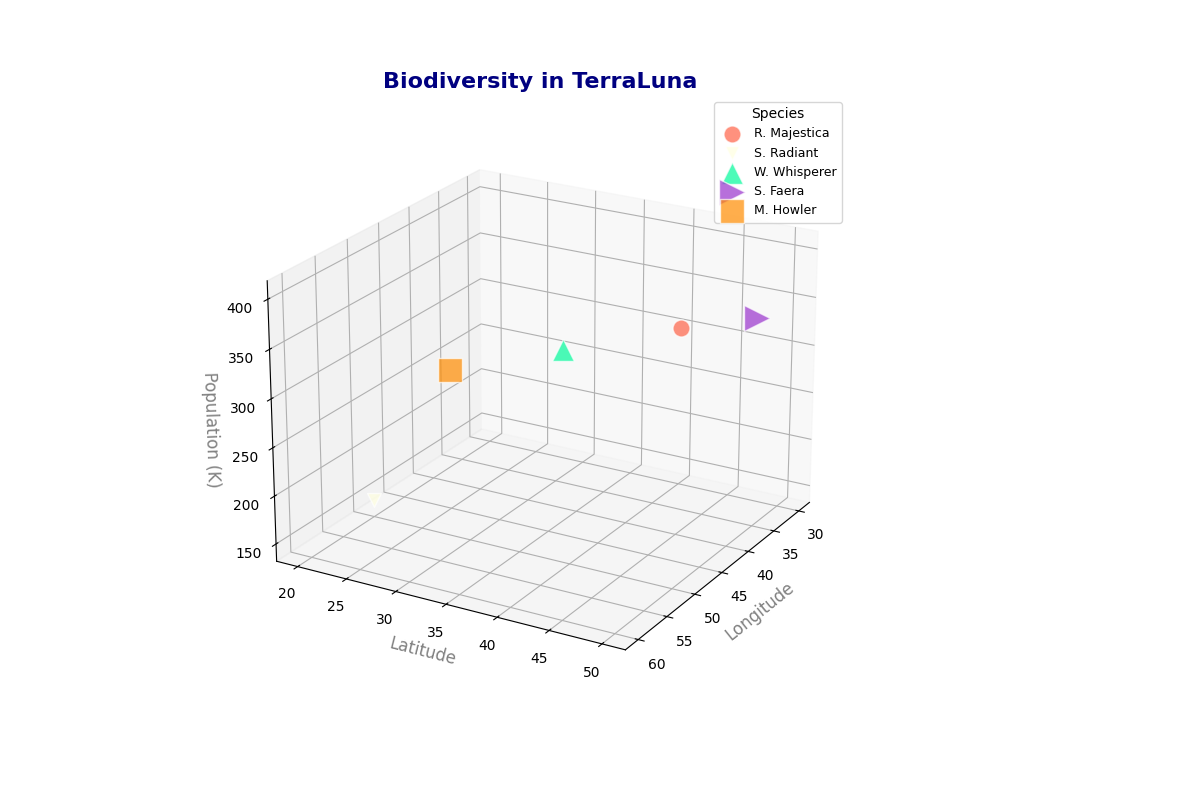

This chart was generated by the following Python code:
import matplotlib.pyplot as plt
import numpy as np
from mpl_toolkits.mplot3d import Axes3D

species_names = ['R. Majestica', 'S. Radiant', 'W. Whisperer', 
                 'S. Faera', 'M. Howler']

species_data = [
    [30, 40, 300, 150],
    [50, 20, 150, 100],
    [60, 45, 400, 250],
    [35, 50, 350, 350],
    [45, 25, 280, 300]
]

longitudes = [data[0] for data in species_data]
latitudes = [data[1] for data in species_data]
populations = [data[2] for data in species_data]
impacts = [data[3] for data in species_data]

colors = ['#FF6347', '#FFFFE0', '#00FA9A', '#9932CC', '#FF8C00']
markers = ['o', 'v', '^', '>', 's']

fig = plt.figure(figsize=(12, 8))
ax = fig.add_subplot(111, projection='3d')

for i, species in enumerate(species_names):
    ax.scatter(longitudes[i], latitudes[i], populations[i], s=impacts[i], c=colors[i],
               label=species, alpha=0.7, edgecolors='w', marker=markers[i])

ax.set_xlabel('Longitude', fontsize=12, color='gray')
ax.set_ylabel('Latitude', fontsize=12, color='gray')
ax.set_zlabel('Population (K)', fontsize=12, color='gray')
ax.set_title('Biodiversity in TerraLuna', fontsize=16, color='navy', fontweight='bold')

ax.legend(title="Species", loc='upper right', fontsize=9, title_fontsize='10')
ax.grid(True, linestyle='--', alpha=0.7)
ax.view_init(elev=22, azim=30)

plt.subplots_adjust(left=0.1, right=0.8)
plt.show()
